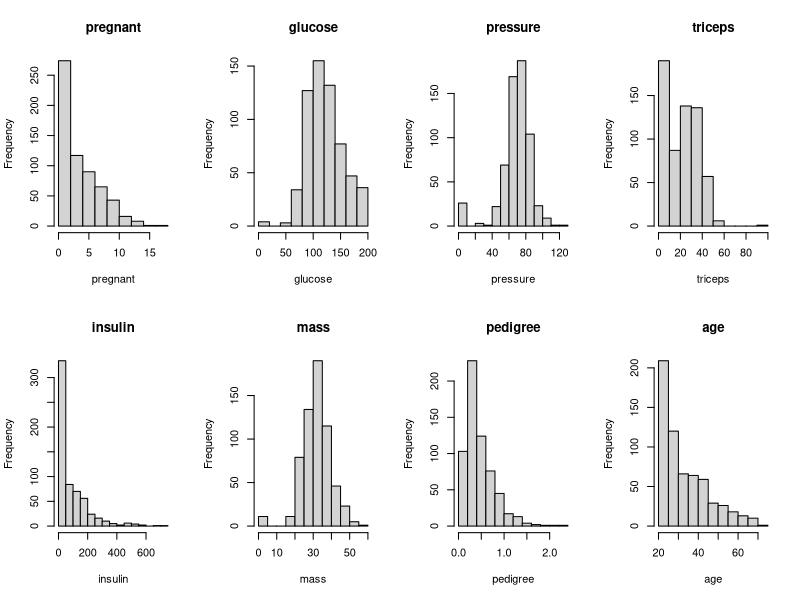
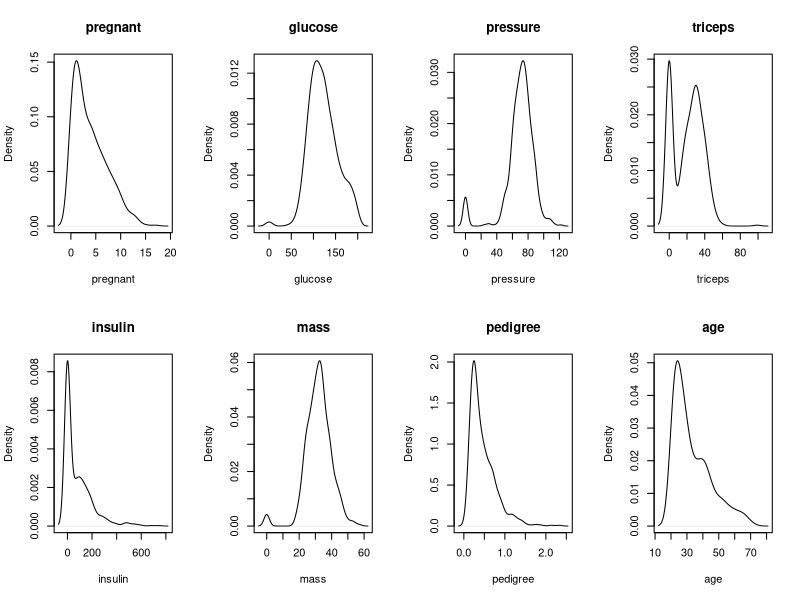
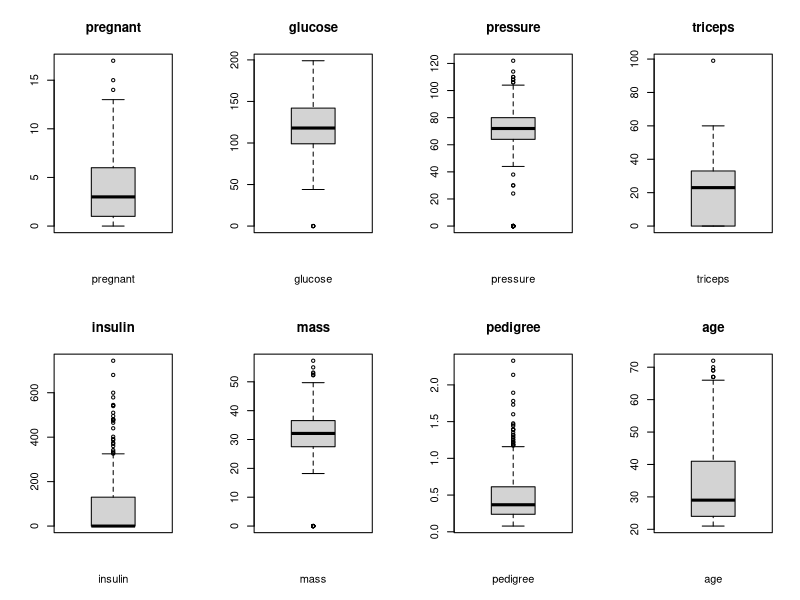
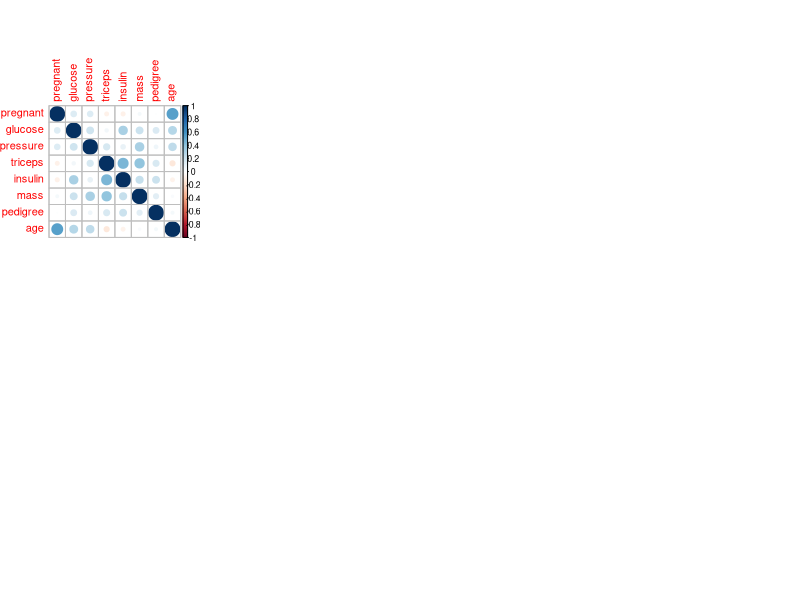
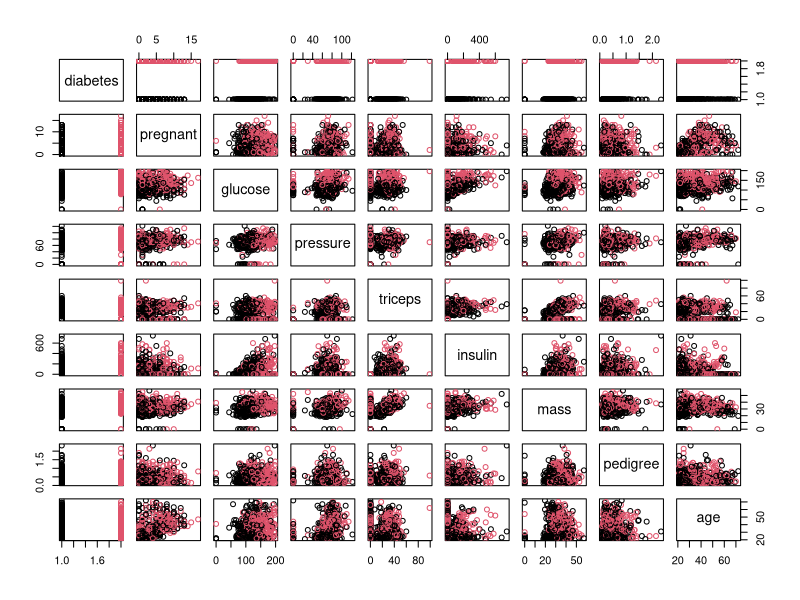
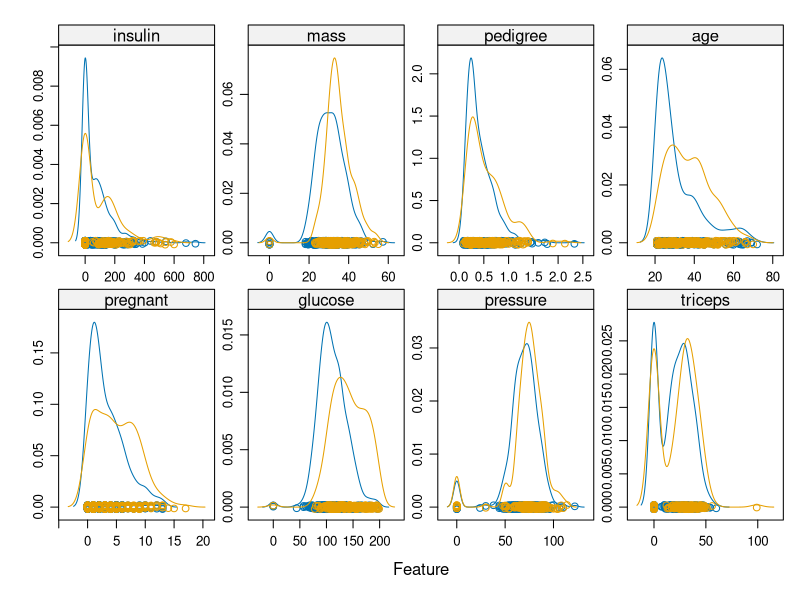
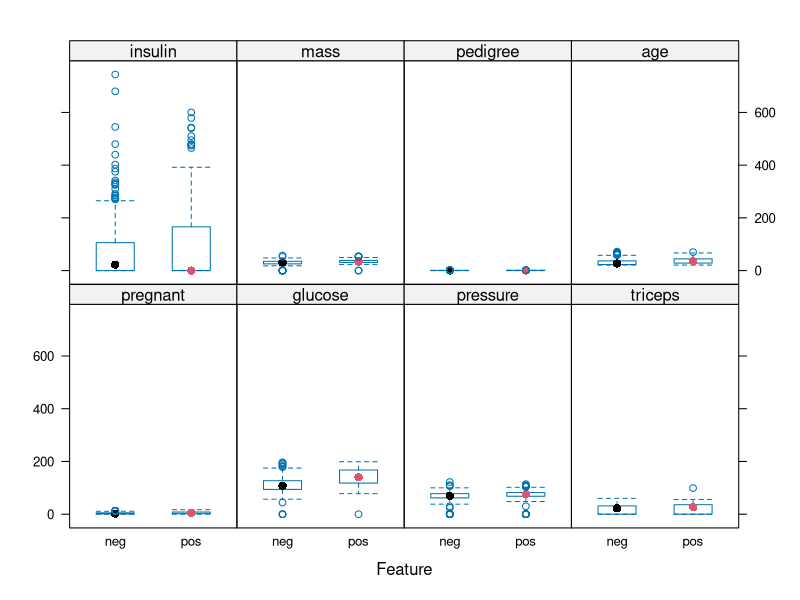

Source code (R) for these figures, in order: (Note: this script raises an error after producing the figures.)
## ---- chunk 1
library(caret)
library(mlbench)
library(corrplot)
library(e1071)
library(parallel)
library(doParallel)
data("PimaIndiansDiabetes")
## ---- chunk 2
dim(PimaIndiansDiabetes)
## ---- chunk 3
inTrain <- createDataPartition(PimaIndiansDiabetes$diabetes, p=0.80, list=FALSE)
training <- PimaIndiansDiabetes[inTrain,]
testing <- PimaIndiansDiabetes[-inTrain,]
dim(training)
## ---- chunk 4
sapply(training, class)
## ---- chunk 5
head(training)
## ---- chunk 6
summary(training)
## ---- chunk 7
cbind(freq = table(training$diabetes), percentage = prop.table(table(training$diabetes)))
## ---- chunk 8
cor(training[,1:8])
## ---- chunk 9
par(mfrow = c(2,4))
for(i in 1:8){
        hist(training[,i], main = names(training)[i], xlab = names(training)[i])
}
## ---- chunk 10
par(mfrow = c(2,4))
for(i in 1:8){
        plot(density(training[,i]), main = names(training)[i], xlab = names(training)[i])
}
## ---- chunk 11
apply(training[,1:8], 2, skewness)
## ---- chunk 12
par(mfrow = c(2,4))
for(i in 1:8){
        boxplot(training[,i], main = names(training)[i], xlab = names(training)[i])
}
## ---- chunk 13
correlations <- cor(training[,1:8])
corrplot(correlations)
## ---- chunk 14
pairs(diabetes~., data=training, col=training$diabetes)
## ---- chunk 15
scales <- list(x = list(relation = "free"), y = list(relation = "free"))
featurePlot(x = training[,1:8], y = training[,9],
            plot="density", scales = scales)
## ---- chunk 16
featurePlot(x = training[,1:8], y = training[,9], 
            plot = "box", col = training$diabetes)
## ---- chunk 17
seed <- set.seed(13)
fitControl <- trainControl(method = "repeatedcv", number = 10, repeats = 3)
metric <- "Accuracy"
## ---- chunk 18
#General Linearized Model
set.seed(seed)
fitGLM <- train(diabetes~., data = training, 
             method = "glm", metric = metric,
             trControl = fitControl)
#General Linearized Model 
set.seed(seed)
fitGLMNET <- train(diabetes~., data = training, 
             method = "glmnet", metric = metric,
             trControl = fitControl)
#Bayesian Generalized Linear Model
set.seed(seed)
fitBGLM <- train(diabetes~., data = training, 
             method = "bayesglm", metric = metric,
             trControl = fitControl)
#Support Vector Machines w/ Radial Basis Function
set.seed(seed)
fitSVM <- train(diabetes~., data = training, 
             method = "svmRadial", metric = metric,
             trControl = fitControl)
#Support Vector Machines w/ Class Weights
set.seed(seed)
fitCWSVM <- train(diabetes~., data = training, 
             method = "svmRadialWeights", metric = metric,
             trControl = fitControl)
#Least Squares Support Vector Machines with Radial Basis Function
set.seed(seed)
fitLSSVM <- train(diabetes~., data = training, 
             method = "lssvmRadial", metric = metric,
             trControl = fitControl)
#Naive Bayes
set.seed(seed)
fitNB <- train(diabetes~., data = training, 
             method = "nb", metric = metric,
             trControl = fitControl)

results <- resamples(list(GLM = fitGLM,
                          GLMNET = fitGLMNET,
                          BGLM = fitBGLM,
                          SVM = fitSVM,
                          CWSVM = fitCWSVM,
                          LSSVM = fitLSSVM,
                          NB = fitNB))

dotplot(results, scales = scales, main = "Baseline")
## ---- chunk 19
summary(results)
## ---- chunk 20
#Engage parallel processing
cluster <- makeCluster(detectCores()-1)
registerDoParallel(cluster)

#General Linearized Model
set.seed(seed)
fitGLM <- train(diabetes~., data = training, 
             method = "glm", metric = metric,
             preProc = c("BoxCox"),
             trControl = fitControl)
#General Linearized Model 
set.seed(seed)
fitGLMNET <- train(diabetes~., data = training, 
             method = "glmnet", metric = metric,
             preProc = c("BoxCox"),
             trControl = fitControl)
#Bayesian Generalized Linear Model
set.seed(seed)
fitBGLM <- train(diabetes~., data = training, 
             method = "bayesglm", metric = metric,
             preProc = c("BoxCox"),
             trControl = fitControl)
#Support Vector Machines w/ Radial Basis Function
set.seed(seed)
fitSVM <- train(diabetes~., data = training, 
             method = "svmRadial", metric = metric,
             preProc = c("BoxCox"),
             trControl = fitControl)
#Support Vector Machines w/ Class Weights
set.seed(seed)
fitCWSVM <- train(diabetes~., data = training, 
             method = "svmRadialWeights", metric = metric,
             preProc = c("BoxCox"),
             trControl = fitControl)
#Least Squares Support Vector Machines with Radial Basis Function
set.seed(seed)
fitLSSVM <- train(diabetes~., data = training, 
             method = "lssvmRadial", metric = metric,
             preProc = c("BoxCox"),
             trControl = fitControl)
#Naive Bayes
set.seed(seed)
fitNB <- train(diabetes~., data = training, 
             method = "nb", metric = metric,
             preProc = c("BoxCox"),
             trControl = fitControl)

#Disengage parallel processing
stopCluster(cluster)
registerDoSEQ()

transformResults <- resamples(list(GLM = fitGLM,
                          GLMNET = fitGLMNET,
                          BGLM = fitBGLM,
                          SVM = fitSVM,
                          CWSVM = fitCWSVM,
                          LSSVM = fitLSSVM,
                          NB = fitNB))

dotplot(transformResults, scales = scales, main = "Transform1: BoxCox")
## ---- chunk 21
summary(transformResults)
## ---- chunk 22
#Engage parallel processing
cluster <- makeCluster(detectCores()-1)
registerDoParallel(cluster)

#General Linearized Model
set.seed(seed)
fitGLM <- train(diabetes~., data = training, 
             method = "glm", metric = metric,
             preProc = c("center", "scale", "BoxCox"),
             trControl = fitControl)
#General Linearized Model 
set.seed(seed)
fitGLMNET <- train(diabetes~., data = training, 
             method = "glmnet", metric = metric,
             preProc = c("center", "scale", "BoxCox"),
             trControl = fitControl)
#Bayesian Generalized Linear Model
set.seed(seed)
fitBGLM <- train(diabetes~., data = training, 
             method = "bayesglm", metric = metric,
             preProc = c("center", "scale", "BoxCox"),
             trControl = fitControl)
#Support Vector Machines w/ Radial Basis Function
set.seed(seed)
fitSVM <- train(diabetes~., data = training, 
             method = "svmRadial", metric = metric,
             preProc = c("center", "scale", "BoxCox"),
             trControl = fitControl)
#Support Vector Machines w/ Class Weights
set.seed(seed)
fitCWSVM <- train(diabetes~., data = training, 
             method = "svmRadialWeights", metric = metric,
             preProc = c("center", "scale", "BoxCox"),
             trControl = fitControl)
#Least Squares Support Vector Machines with Radial Basis Function
set.seed(seed)
fitLSSVM <- train(diabetes~., data = training, 
             method = "lssvmRadial", metric = metric,
             preProc = c("center", "scale", "BoxCox"),
             trControl = fitControl)
#Naive Bayes
set.seed(seed)
fitNB <- train(diabetes~., data = training, 
             method = "nb", metric = metric,
             preProc = c("center", "scale", "BoxCox"),
             trControl = fitControl)

#Disengage parallel processing
stopCluster(cluster)
registerDoSEQ()

transform2Results <- resamples(list(GLM = fitGLM,
                          GLMNET = fitGLMNET,
                          BGLM = fitBGLM,
                          SVM = fitSVM,
                          CWSVM = fitCWSVM,
                          LSSVM = fitLSSVM,
                          NB = fitNB))

dotplot(transform2Results, scales = scales, main = "Transform2: Center, Scale, BoxCox")
## ---- chunk 23
summary(transform2Results)
## ---- chunk 24
#Engage parallel processing
cluster <- makeCluster(detectCores()-1)
registerDoParallel(cluster)

#General Linearized Model
set.seed(seed)
fitGLM <- train(diabetes~., data = training, 
             method = "glm", metric = metric,
             preProc = c("center", "scale"),
             trControl = fitControl)
#General Linearized Model 
set.seed(seed)
fitGLMNET <- train(diabetes~., data = training, 
             method = "glmnet", metric = metric,
             preProc = c("center", "scale"),
             trControl = fitControl)
#Bayesian Generalized Linear Model
set.seed(seed)
fitBGLM <- train(diabetes~., data = training, 
             method = "bayesglm", metric = metric,
             preProc = c("center", "scale"),
             trControl = fitControl)
#Support Vector Machines w/ Radial Basis Function
set.seed(seed)
fitSVM <- train(diabetes~., data = training, 
             method = "svmRadial", metric = metric,
             preProc = c("center", "scale"),
             trControl = fitControl)
#Support Vector Machines w/ Class Weights
set.seed(seed)
fitCWSVM <- train(diabetes~., data = training, 
             method = "svmRadialWeights", metric = metric,
             preProc = c("center", "scale"),
             trControl = fitControl)
#Least Squares Support Vector Machines with Radial Basis Function
set.seed(seed)
fitLSSVM <- train(diabetes~., data = training, 
             method = "lssvmRadial", metric = metric,
             preProc = c("center", "scale"),
             trControl = fitControl)
#Naive Bayes
set.seed(seed)
fitNB <- train(diabetes~., data = training, 
             method = "nb", metric = metric,
             preProc = c("center", "scale"),
             trControl = fitControl)

#Disengage parallel processing
stopCluster(cluster)
registerDoSEQ()

transform3Results <- resamples(list(GLM = fitGLM,
                          GLMNET = fitGLMNET,
                          BGLM = fitBGLM,
                          SVM = fitSVM,
                          CWSVM = fitCWSVM,
                          LSSVM = fitLSSVM,
                          NB = fitNB))

dotplot(transform3Results, scales = scales, main = "Transform3: Center, Scale")
## ---- chunk 25
summary(transform3Results)
## ---- chunk 26
fitControl <- trainControl(method = "repeatedcv", number = 10, repeats =3)
metric <- "Accuracy"
## ---- chunk 27
#General Linearized Model 
set.seed(seed)
fitGLMNET0 <- train(diabetes~., data = training, 
             method = "glmnet", metric = metric,
             trControl = fitControl)
fitGLMNET0
## ---- chunk 28
grid <- expand.grid(.alpha = seq(.4, 1, by = .05),
                    .lambda = c(0.0004548649, 0.0045486487, 0.0454864867))
set.seed(seed)
tuneGLMNET <- train(diabetes~., data = training, 
             method = "glmnet", metric = metric,
             tuneGrid = grid,
             trControl = fitControl)
plot(tuneGLMNET)
## ---- chunk 29
tuneGLMNET$bestTune
## ---- chunk 30
set.seed(seed)
fitCWSVM1 <- train(diabetes~., data = training, 
             method = "svmRadialWeights", metric = metric,
             preProc = c("center", "scale", "BoxCox"),
             trControl = fitControl)
fitCWSVM1
## ---- chunk 31
grid <- expand.grid(.sigma = 0.1155233,
                    .C = seq(.30, .70, by = .05),
                    .Weight = c(1,2,3))
set.seed(seed)
tuneCWSVM <- train(diabetes~., data = training, 
             method = "svmRadialWeights", metric = metric,
             tuneGrid = grid,
             preProc = c("center", "scale", "BoxCox"),
             trControl = fitControl)
plot(tuneCWSVM)
## ---- chunk 32
tuneCWSVM
## ---- chunk 33
set.seed(seed)
fitLSSVM0 <- train(diabetes~., data = training, 
             method = "lssvmRadial", metric = metric,
             trControl = fitControl)
fitLSSVM0
## ---- chunk 34
grid <- expand.grid(.sigma = seq(.03, .3, by = .1),
                    .tau = seq(.1, .24, by = .02))
set.seed(seed)
tuneLSSVM <- train(diabetes~., data = training, 
             method = "lssvmRadial", metric = metric,
             tuneGrid = grid,
             trControl = fitControl)
plot(tuneLSSVM)
## ---- chunk 35
tuneLSSVM
## ---- chunk 36
#Bagged CART
set.seed(seed)
fitTREEBAG <- train(diabetes~., data = training, 
                    method = "treebag", metric = metric,
                    trControl = fitControl, na.action = na.omit)
#Random Forest
set.seed(seed)
fitRF <- train(diabetes~., data = training,
               method = "rf", metric = metric,
               trControl = fitControl, na.action = na.omit)
#Stachastic Gradient Boosting
set.seed(seed)
fitGBM <- train(diabetes~., data = training,
                method = "gbm", metric = metric,
                trControl = fitControl, verbose = FALSE, na.action = na.omit)
#C5.0
set.seed(seed)
fitC5.0 <- train(diabetes~., data = training,
                method = "C5.0", metric = metric,
                trControl = fitControl, na.action = na.omit)

ensembleResults <- resamples(list(TREEBAG = fitTREEBAG,
                                  RF = fitRF,
                                  GBM = fitGBM,
                                  C5.0 = fitC5.0))
dotplot(ensembleResults, scales = scales, main = "Ensemble Results")
## ---- chunk 37
summary(ensembleResults)
## ---- chunk 38
#Bagged CART
set.seed(seed)
fitTREEBAG <- train(diabetes~., data = training, 
                    method = "treebag", metric = metric,
                    preProc = c("BoxCox"),
                    trControl = fitControl, na.action = na.omit)
#Random Forest
set.seed(seed)
fitRF <- train(diabetes~., data = training,
               method = "rf", metric = metric,
               preProc = c("BoxCox"),
               trControl = fitControl, na.action = na.omit)
#Stachastic Gradient Boosting
set.seed(seed)
fitGBM <- train(diabetes~., data = training,
                method = "gbm", metric = metric,
                preProc = c("BoxCox"),
                trControl = fitControl, verbose = FALSE, na.action = na.omit)
#C5.0
set.seed(seed)
fitC5.0 <- train(diabetes~., data = training,
                method = "C5.0", metric = metric,
                preProc = c("BoxCox"),
                trControl = fitControl, na.action = na.omit)

ensembleTransform <- resamples(list(TREEBAG = fitTREEBAG,
                                  RF = fitRF,
                                  GBM = fitGBM,
                                  C5.0 = fitC5.0))
dotplot(ensembleTransform, scales = scales, 
        main = "Ensemble Results: BoxCox Transformation")
## ---- chunk 39
summary(ensembleTransform)
## ---- chunk 40
tuneGLMNET$bestTune
## ---- chunk 41
set.seed(seed)
predictions <- predict(tuneGLMNET, testing)
confusionMatrix(predictions, testing$diabetes)
## ---- chunk 42
set.seed(seed)
predictions2 <- predict(fitGBM, testing)
confusionMatrix(predictions2, testing$diabetes)
